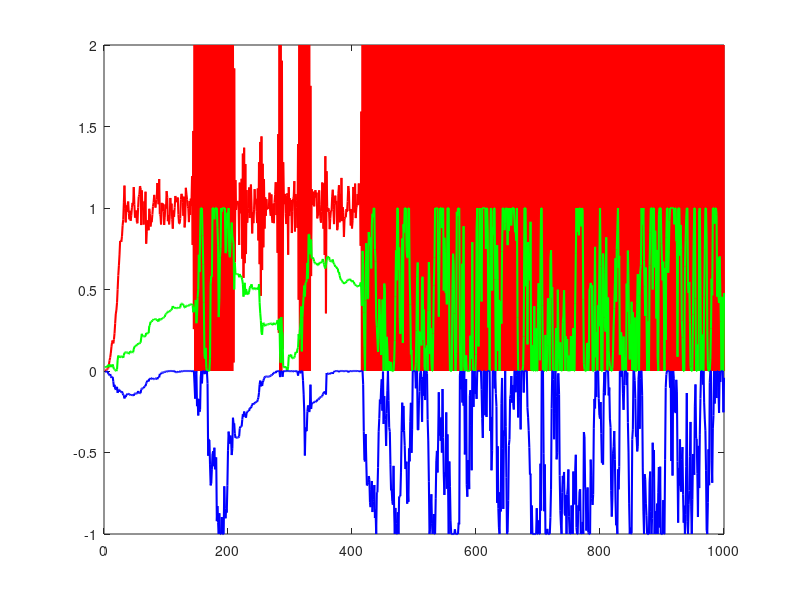

The MATLAB source for this figure: (Note: this script raises an error after producing the figure.)
% Parameters
N = 1000; % Number of samples
sigma2 = 0.5; % Variance of noise e(t)
mu = 0.01; % Step size for PA

% True parameters (for simulation)
true_a = 1; 
true_b = 0.5;
true_c = -0.5;

% Generate input u(t) and noise e(t)
u = randn(N, 1); % Random input signal
e = sqrt(sigma2) * randn(N, 1); % White Gaussian noise with N(0, sigma2)

% Initialize system output y(t)
y = zeros(N, 1);

% Simulate the system: y(t) + a*y(t-1) = b*u(t-1) + e(t) + c*e(t-1)
for t = 2:N
    y(t) = -true_a * y(t-1) + true_b * u(t-1) + true_c * e(t-1) + e(t);
end

% Projection Algorithm initialization
theta_hat = zeros(3, 1); % Initial parameter estimates [a, b, c]
theta_history = zeros(3, N); % To store parameter estimates over time

% Define parameter bounds
theta_min = [0; 0; -1]; % Lower bounds for [a, b, c]
theta_max = [2; 1; 0];      % Upper bounds for [a, b, c]

% PA loop
for t = 2:N
    % Form the regression vector
    phi = [-y(t-1); u(t-1); e(t-1)];
    
    % Compute prediction error
    epsilon = y(t) - phi' * theta_hat;
    
    % Unconstrained parameter update
    theta_hat = theta_hat + mu * epsilon * phi;
    
    % Apply projection to ensure parameters stay within bounds
    theta_hat = min(max(theta_hat, theta_min), theta_max);
    
    % Store parameter estimates
    theta_history(:, t) = theta_hat;
end

% Plot the results
figure;
plot(2:N, theta_history(1, 2:N), 'r', 'LineWidth', 1.5); hold on;
plot(2:N, theta_history(2, 2:N), 'g', 'LineWidth', 1.5);
plot(2:N, theta_history(3, 2:N), 'b', 'LineWidth', 1.5);
yline(true_a, '--r', 'True a');
yline(true_b, '--g', 'True b');
yline(true_c, '--b', 'True c');
xlabel('Time step');
ylabel('Parameter estimate');
legend('a estimate', 'b estimate', 'c estimate', 'Location', 'Best');
title('Parameter Estimation using Projection Algorithm (PA)');
grid on;
